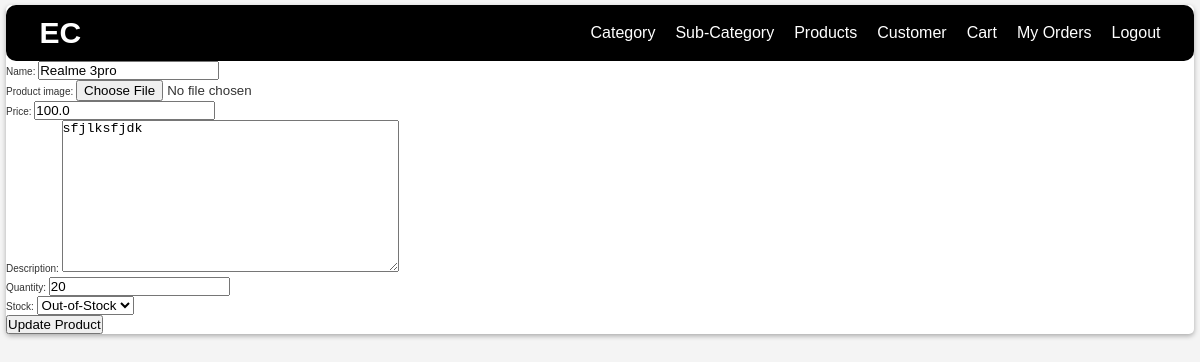
The page /edit-product/1/ (signed in) on the database as committed earlier.
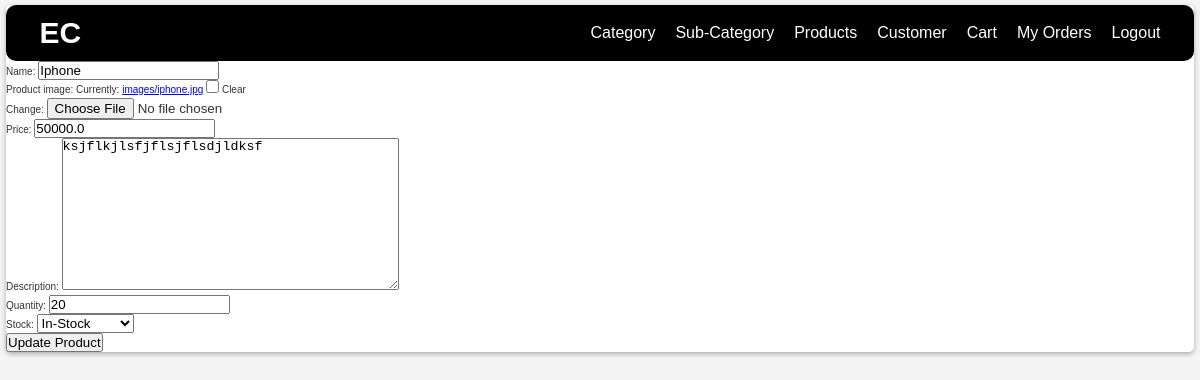
The same page on the database as committed later.
### base/models.py (models this page shows, shortened)
class Product(models.Model):
    STATUS_CHOICES = [
        ('In-Stock', 'In-Stock'),
        ('Out-of-Stock', 'Out-of-Stock'),
    ]
    category = models.ForeignKey(SubCategory, on_delete=models.CASCADE)
    product_id = models.CharField(max_length=10, unique=True, editable=False)
    name = models.CharField(max_length=30)
    product_image = models.ImageField(null=True, blank=True)
    price = models.FloatField()
    description = models.TextField(null=True)
    quantity = models.CharField(max_length=10, null=True, blank=True)
    stock = models.CharField(max_length=20, choices=STATUS_CHOICES, default="In-Stock")
    created_at = models.DateTimeField(auto_now_add=True)
    updated_at = models.DateTimeField(auto_now=True)
    deleted_at = models.DateTimeField(null=True, blank=True)

### base/views.py (the view)
# urls.py: path("edit-product/<int:pk>/", views.editProduct, name="edit-product"),
@superuser_required
def editProduct(request, pk):
    product = Product.objects.get(id=pk)
    form = ProductForm(instance=product)
    if request.method == "POST":
        form = ProductForm(request.POST, request.FILES, instance=product)
        if form.is_valid():
            form.save()
            return redirect("category")
    context = {"form": form, "product": product}
    return render(request, "base/product/edit_product.html", context)

### base/forms.py
class ProductForm(ModelForm):
    class Meta:
        model = Product
        fields = ["name", "product_image", "price", "description", "quantity", "stock"]

### base/utils.py (called while the page is built)
def superuser_required(function):
    return user_passes_test(lambda u: u.is_superuser, login_url='login')(function)

### base/templates/base/product/edit_product.html (shortened to what this page needs)
{% extends "main.html" %}
{% load static %}
{% block content %}
<div>
    <form method="POST" enctype="multipart/form-data">
        {{ form.as_p }}
        <button type="submit">Update Product</button>
    </form>
</div>
{% endblock content %}

Rows that differ between the two databases and show on the page:
changed Product: name "Realme 3pro" → "Iphone"; price "100.0" → "50000.0"; description "sfjlksfjdk" → "ksjflkjlsfjflsjflsdjldksf"; stock "Out-of-Stock" → "In-Stock"
Other text that changed with them:
form field as_p: (not shown) → "☐"
text no longer shown: "Name: Product image: Price: Description: Quantity: Stock:"
text now shown: "Name: Product image: Currently: images/iphone.jpg Clear Change: Price: Description: Quantity: Stock:"
